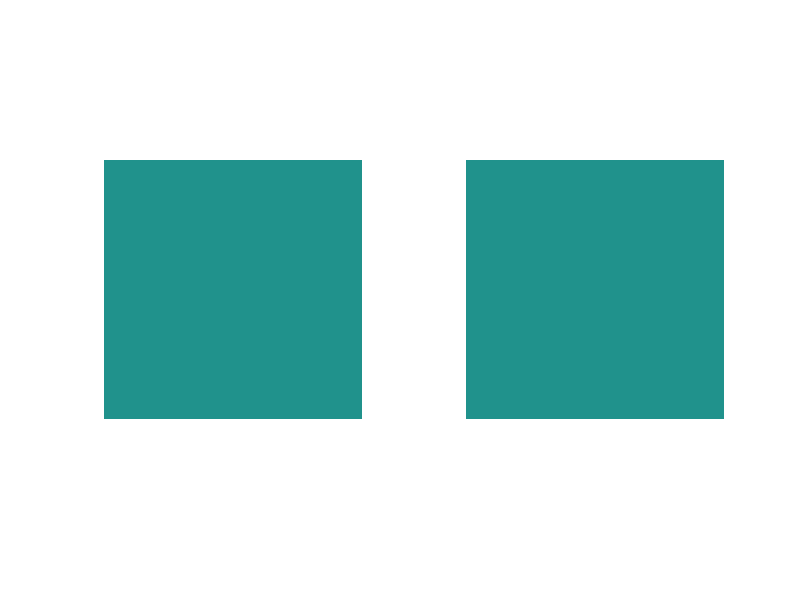

Write the MATLAB code that produced this figure. (Note: this script raises an error after producing the figure.)
clear all
%
Folder_Path='C:\TuanShu\180122_Dynamic Focusing Image Guiding Test\Bilinear_Extract step 2_Gain0_it10_7\';
Center=[500 600];
Number_of_Frame_AVE=100;
Half_Width=100;
ROI=[Center(1)-Half_Width Center(1)+Half_Width Center(2)-Half_Width Center(2)+Half_Width];
Normalization='count';  %'count' (default) | 'probability' | 'countdensity' | 'pdf' | 'cumcount' | 'cdf'
%

Data_Save_Folder=[Folder_Path '\Processed Data\'];
if exist(Data_Save_Folder)==0
    mkdir(Data_Save_Folder);
end
%
File_list=dir(Folder_Path);
Original_Length_file_list=length(File_list);
for p=1:Original_Length_file_list
    [pathstr,name,ext] = fileparts(File_list(Original_Length_file_list+1-p).name);
    if File_list(Original_Length_file_list+1-p).isdir ~= 0
        File_list(Original_Length_file_list+1-p)=[];
    elseif strcmp(File_list(Original_Length_file_list+1-p).name,'.') == 1
        File_list(Original_Length_file_list+1-p)=[];
    elseif strcmp(File_list(Original_Length_file_list+1-p).name,'..') == 1
        File_list(Original_Length_file_list+1-p)=[];
    elseif strcmp(ext,'.PNG')
        File_list(Original_Length_file_list+1-p)=[];
    elseif strcmp(File_list(Original_Length_file_list+1-p).name,'Processed Data') == 1
        File_list(Original_Length_file_list+1-p)=[];
    end
end
Length_file_list=length(File_list);
%
Image_Temp=0;
for p=1:min(Length_file_list,Number_of_Frame_AVE)
    Image_Temp=Image_Temp+double(imread([Folder_Path '\' File_list(p).name],'tif'));
    disp(p);
end
Image_Temp=(Image_Temp/min(Length_file_list,Number_of_Frame_AVE));

%
%
%imwrite(uint8(Image_Temp),[Data_Save_Folder '\' File_list(p).name sprintf('_AVE%g_ori contrast.tif',Number_of_Frame_AVE)],'tiff');

% Contrast Enhancement
Bit=8;  
Brightness_Level=158;
Contrast_Degree=75;
A=Brightness_Level;
B=(2^Bit)/tan(Contrast_Degree/180*pi);
Image_Enhanced=(Image_Temp-2^(Bit-1))/B*(2^Bit)+A;
Image_Enhanced(Image_Enhanced<0)=0;
Image_Enhanced(Image_Enhanced>2^Bit)=2^Bit;

subplot(1,2,1)
imagesc(uint8(Image_Enhanced));
axis equal
axis off
subplot(1,2,2)
imagesc(uint8(Image_Temp));
axis equal
axis off
histogram(Image_Enhanced)
%ylim([0 100000])
%histogram(Image_Enhanced);
%% HSV CLAHE
Image_HSV=rgb2hsv(Image_Enhanced);
subplot(1,1,1)
imagesc(Image_HSV(:,:,3));
%%
Value=Image_HSV(:,:,3);
Value(Image_HSV(:,:,3)<0)=0;
Image_HSV(:,:,3)=Value;
imagesc(Image_HSV(:,:,3));
%%
Image_HE=adapthisteq(Image_HSV(:,:,3));
imagesc(Image_HE./max(Image_HE(:)));
caxis([0 0.03]);
colormap(gray);
%imwrite(Image_Temp,[Data_Save_Folder '\' 'AVE.tif'],'tiff');
